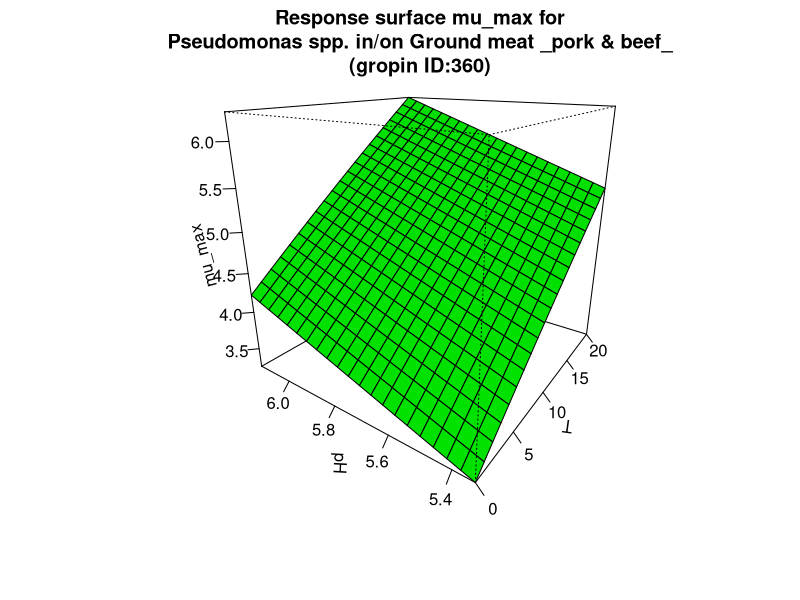

This chart was generated by the following R code:
#############################
# start of Parameter script
#############################
T <- seq(0,20.02,length.out=21)
pH <- seq(5.33466533466533,6.13613,length.out=21)
#############################
# end of Parameter script
#############################
############################# 
# start of Model script Gropin ID 360 
#############################
 
# constant coefficients for this model
lagref <- 40.2
dlag <- 1.22
Elag <- 68.8
 
variables <- data.frame(T,pH)
argumentsPar <- expand.grid(variables)
 
# heart of the model
response_surface <- function(T,pH) {
   mumax <-(log(lagref)-dlag*(5.7-pH)-(Elag/0.00831)*((1/(T+273))-(1/273)))

return(mumax=mumax)
} 

# output parameters
mumax <- cbind(argumentsPar,response_surface(argumentsPar['T'],argumentsPar['pH']))
colnames(mumax) <- c(colnames(argumentsPar),'mumax')
#############################
# End of Model script
#############################
############################# 
# start of Visualisation script Gropin ID 360 
#############################
persp(T,pH,matrix(unlist(mumax$mumax),nrow=21),col = 'green',xlab='T',ylab='pH',zlab='mu_max',main='Response surface mu_max for
Pseudomonas spp. in/on Ground meat _pork & beef_
(gropin ID:360)',theta=305,phi=20,shade=0.25,ticktype = 'detailed')
#############################
# End of Visualisation script
#############################
